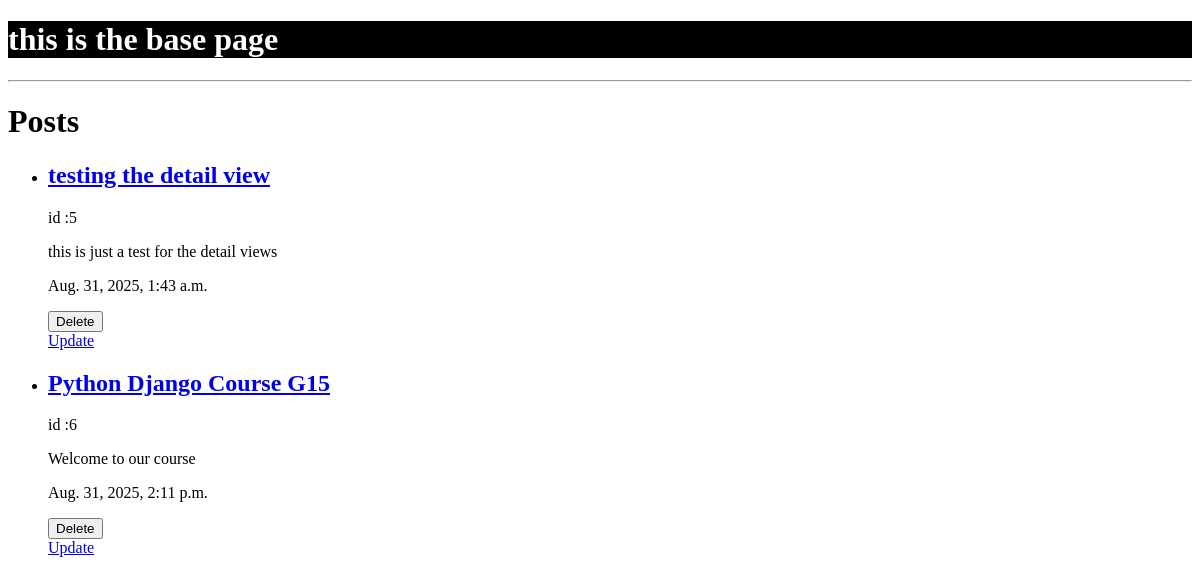
The page /posts/post-list/ on the database as committed earlier.
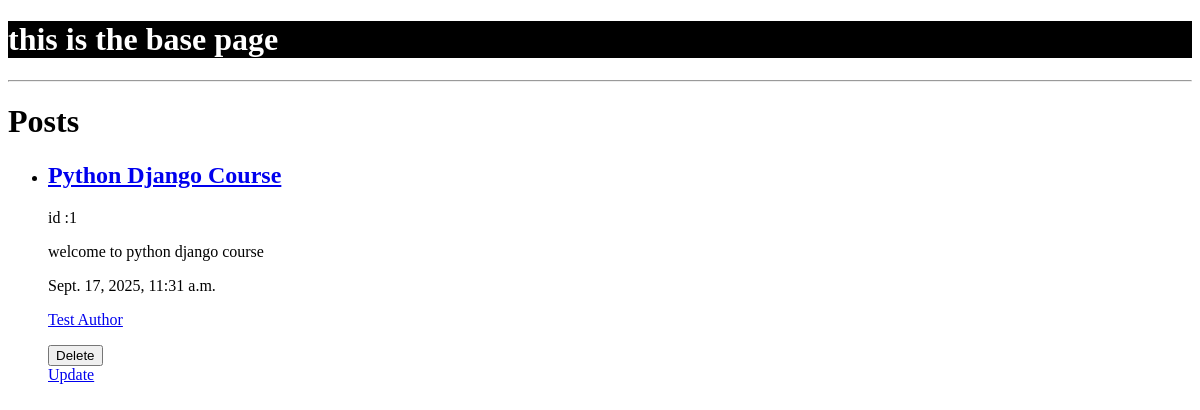
The same page on the database as committed later.
### posts/models.py (models this page shows, shortened)
class Post(models.Model):
    title = models.CharField(max_length=100)
    content = models.TextField()
    created_at = models.DateTimeField(auto_now_add=True)
    author = models.ForeignKey(Author, on_delete=models.CASCADE , default="")

class Author(models.Model):
    name = models.CharField(max_length=100)
    images = models.ImageField(upload_to="images/" , default="")

### posts/views.py (the view)
# urls.py: path("post-list/" , PostsList.as_view() , name="list"),
class PostsList(ListView):
    model = Post
    template_name = "posts/post_list.html"
    context_object_name = "blogs"

### posts/templates/posts/post_list.html (shortened to what this page needs)
{% extends 'posts/base.html' %}
{% block post_list %}
    <hr>
    <h1>Posts</h1>
    <ul>
        {%for post in blogs%}
            <li>
                <h2> <a href="{% url 'detail' post.id %}">{{post.title}}</a> </h2>
                <p> id :{{post.id}} </p>
                <p> {{post.content}} </p>
                <p> {{post.created_at}} </p>
                <p> <a href="{% url 'author' post.author.id %}"> {{post.author.name}} </a> </p>
                <form action="" method="post">
                    <button type="submit">Delete</button>
                </form>
                <a href="{% url 'update' post.id %}">Update</a>
            </li>
        {%empty%}
            <li>No posts available</li>
        {% endfor %}
    </ul>
{% endblock post_list %}

### posts/templates/posts/base.html (shortened to what this page needs)
{% load static %}
<!DOCTYPE html>
<html lang="en">
<head>
    <link rel="stylesheet" href="{% static 'css/main.css' %}">
</head>
<body>
    <h1 style="background-color: black; color:white;">this is the base page</h1>
    {% block post_list %}
    {% endblock post_list %}
</body>
</html>

Rows that differ between the two databases and show on the page:
removed Post: title "testing the detail view", id "5", content "this is just a test for the detail views", created_at "Aug. 31, 2025, 1:43 a.m."
removed Post: title "Python Django Course G15", id "6", content "Welcome to our course", created_at "Aug. 31, 2025, 2:11 p.m."
added Post: title "Python Django Course", id "1", content "welcome to python django course", created_at "Sept. 17, 2025, 11:31 a.m.", author.name "Test Author"
